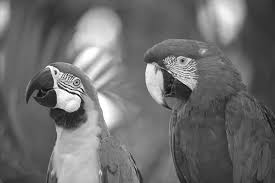
#> input picture gray_scale_image.jpeg, 275 x 183 px
$ python grayscale.py
#> lines starting #> are read from the running program, lines starting #| are printed output that depends on the picture
import numpy as np
import matplotlib.pyplot as plt
import cv2
gray_image = cv2.imread("gray_scale_image.jpeg",cv2.IMREAD_GRAYSCALE)
#> gray_image is the input picture: shape (183, 275); min 0, max 255, mean 109.6

a1= gray_image
a2=np.fliplr(gray_image)
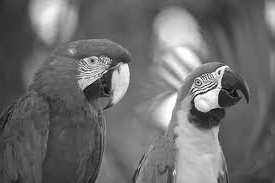
#> a2: shape (183, 275); min 0, max 255, mean 109.6
a3=np.flipud(gray_image)
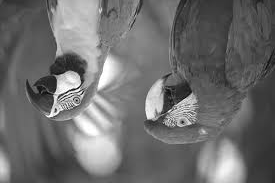
#> a3: shape (183, 275); min 0, max 255, mean 109.6
a4=np.fliplr(np.flipud(gray_image))
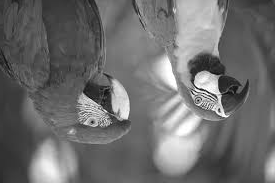
#> a4: shape (183, 275); min 0, max 255, mean 109.6


upper_half = np.hstack([a1,a2])
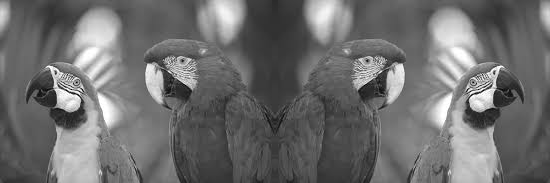
#> upper_half: shape (183, 550); min 0, max 255, mean 109.6
lower_half = np.hstack([a3,a4])
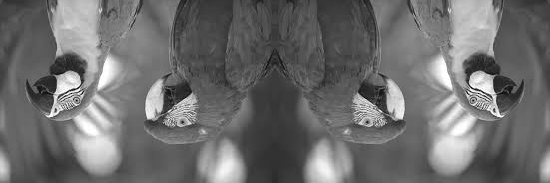
#> lower_half: shape (183, 550); min 0, max 255, mean 109.6

output_image = np.vstack([upper_half,lower_half])
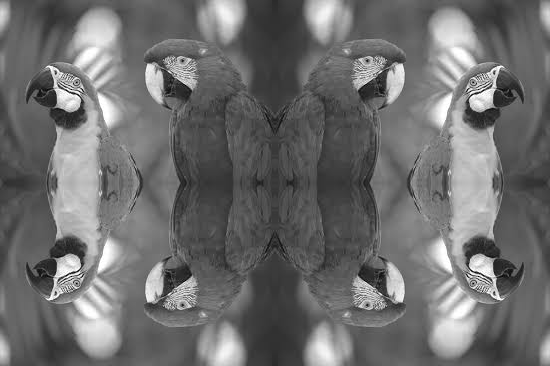
#> output_image: shape (366, 550); min 0, max 255, mean 109.6

fig,(initial,final_output) = plt.subplots(1,2,figsize=(12,4))
initial.imshow(gray_image,cmap="gray")
initial.set_title("Original Image")
initial.axis("off")

final_output.imshow(output_image,cmap="gray")
final_output.set_title("Final Image after Kaleidoscope effect")
final_output.axis("off")

plt.tight_layout()
plt.show()
